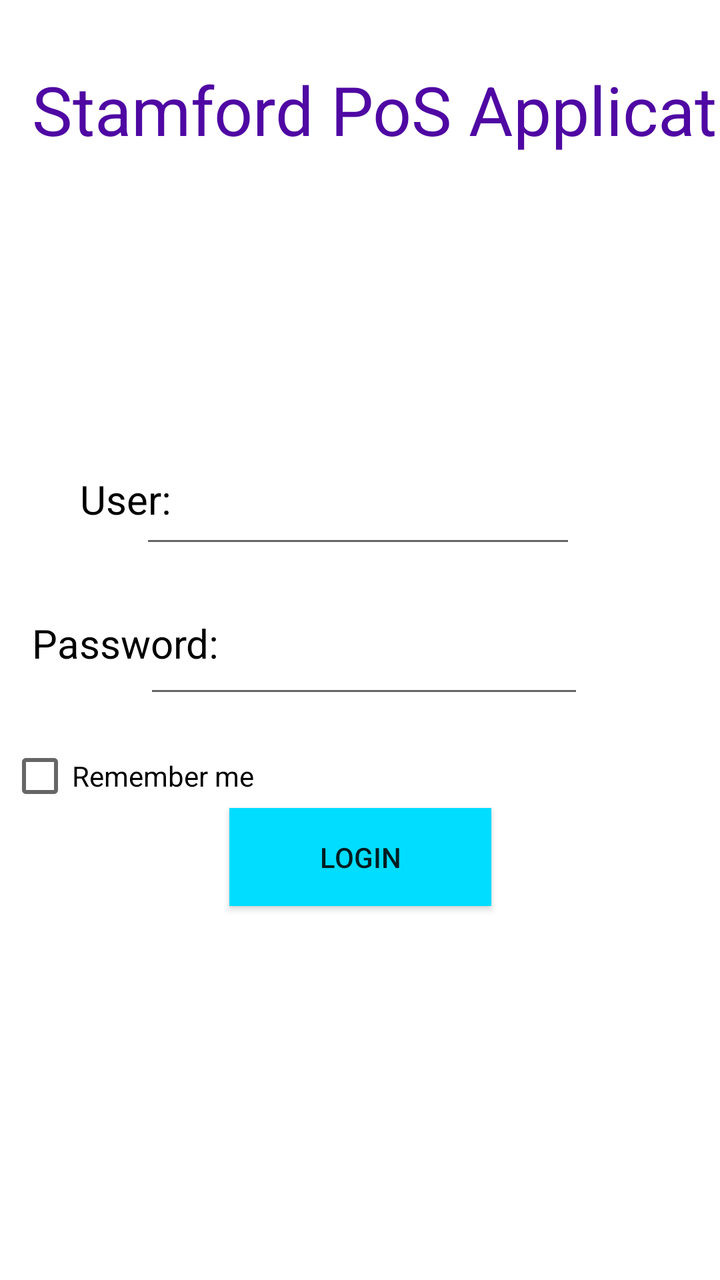
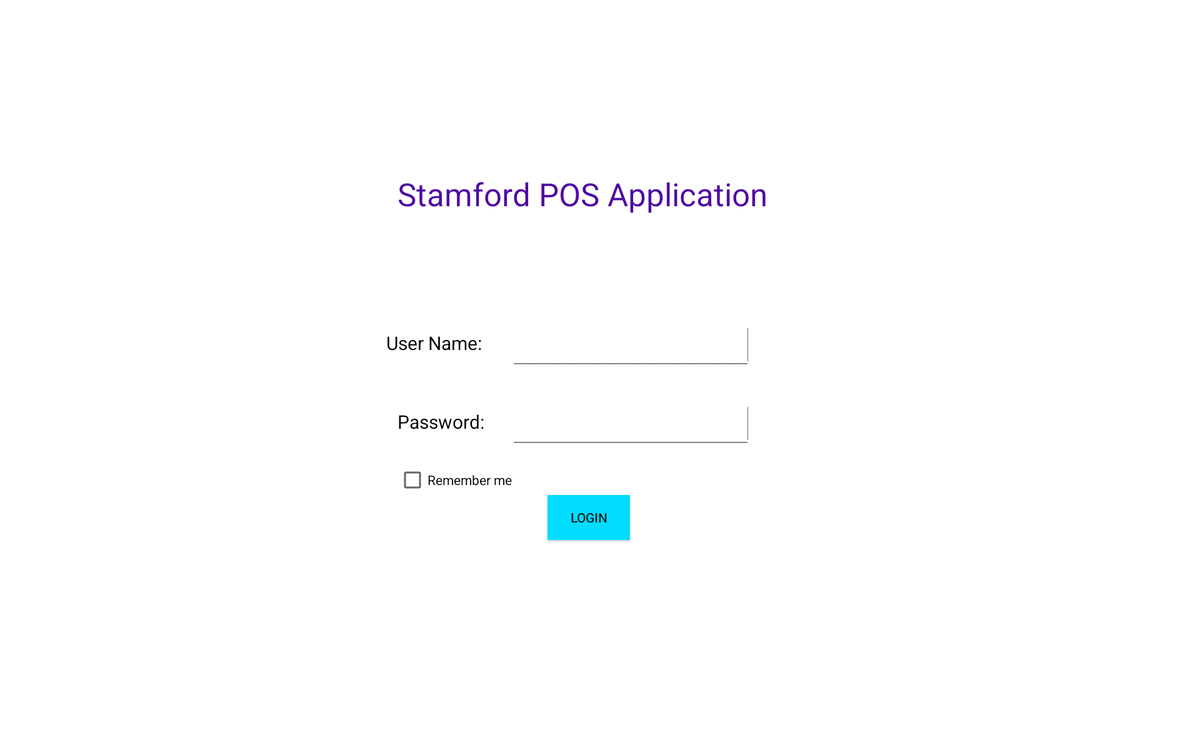

Compare how this app lays out the same screen by default and in its alternative resource folder. The renders come first, then the two layout files and the values they reference.
<!-- AndroidManifest.xml: application theme Theme.PoS22021 -->
<!-- res/layout/activity_login.xml -->
<?xml version="1.0" encoding="utf-8"?>
<androidx.constraintlayout.widget.ConstraintLayout xmlns:android="http://schemas.android.com/apk/res/android"
    xmlns:app="http://schemas.android.com/apk/res-auto"
    xmlns:tools="http://schemas.android.com/tools"
    android:layout_width="match_parent"
    android:layout_height="match_parent"
    tools:context=".MainActivity">

    <TextView
        android:id="@+id/LoginTextView"
        android:layout_width="426dp"
        android:layout_height="48dp"
        android:layout_marginStart="16dp"
        android:layout_marginTop="32dp"
        android:text="Stamford PoS Application"
        android:textColor="#4F08A3"
        android:textSize="34sp"
        app:layout_constraintStart_toStartOf="parent"
        app:layout_constraintTop_toTopOf="parent" />

    <Button
        android:id="@+id/loginBtn"
        android:layout_width="131dp"
        android:layout_height="49dp"
        android:layout_marginTop="404dp"
        android:background="@android:color/holo_blue_bright"
        android:onClick="onclick_login_btn"
        android:text="Login"
        app:layout_constraintEnd_toEndOf="parent"
        app:layout_constraintStart_toStartOf="parent"
        app:layout_constraintTop_toTopOf="parent" />

    <TextView
        android:id="@+id/UserTextView"
        android:layout_width="46dp"
        android:layout_height="32dp"
        android:layout_marginStart="40dp"
        android:layout_marginTop="236dp"
        android:text="User:"
        android:textColor="#000000"
        android:textSize="20sp"
        app:layout_constraintStart_toStartOf="parent"
        app:layout_constraintTop_toTopOf="parent" />

    <TextView
        android:id="@+id/PWTextView"
        android:layout_width="wrap_content"
        android:layout_height="wrap_content"
        android:layout_marginStart="16dp"
        android:layout_marginTop="308dp"
        android:text="Password:"
        android:textColor="#000000"
        android:textSize="20sp"
        app:layout_constraintStart_toStartOf="parent"
        app:layout_constraintTop_toTopOf="parent" />

    <EditText
        android:id="@+id/UserInputTextView"
        android:layout_width="218dp"
        android:layout_height="59dp"
        android:layout_marginTop="220dp"
        android:layout_marginEnd="72dp"
        android:ems="10"
        android:inputType="textPersonName"
        app:layout_constraintEnd_toEndOf="parent"
        app:layout_constraintTop_toTopOf="parent" />

    <EditText
        android:id="@+id/PwInputTextView"
        android:layout_width="220dp"
        android:layout_height="62dp"
        android:layout_marginTop="292dp"
        android:layout_marginEnd="68dp"
        android:ems="10"
        android:inputType="textPassword"
        app:layout_constraintEnd_toEndOf="parent"
        app:layout_constraintTop_toTopOf="parent" />

    <CheckBox
        android:id="@+id/remember_me_checkBox"
        android:layout_width="wrap_content"
        android:layout_height="wrap_content"
        android:layout_marginStart="4dp"
        android:layout_marginTop="364dp"
        android:text="@string/remember_me"
        app:layout_constraintStart_toStartOf="parent"
        app:layout_constraintTop_toTopOf="parent" />

</androidx.constraintlayout.widget.ConstraintLayout>
<!-- resources referenced by this layout -->
<resources>
  <string name="remember_me">Remember me</string>
  <style name="Theme.PoS22021" parent="Theme.MaterialComponents.DayNight.DarkActionBar">
          
          <item name="colorPrimary">@color/purple_500</item>
          <item name="colorPrimaryVariant">@color/purple_700</item>
          <item name="colorOnPrimary">@color/white</item>
          
          <item name="colorSecondary">@color/teal_200</item>
          <item name="colorSecondaryVariant">@color/teal_700</item>
          <item name="colorOnSecondary">@color/black</item>
          
          <item name="android:statusBarColor" tools:targetApi="l">?attr/colorPrimaryVariant</item>
          
      </style>
</resources>
<!-- res/layout-xlarge/activity_login.xml (the author's variant of the layout above) -->
<!-- drawn on a large tablet held sideways -->
<?xml version="1.0" encoding="utf-8"?>
<androidx.constraintlayout.widget.ConstraintLayout xmlns:android="http://schemas.android.com/apk/res/android"
    xmlns:app="http://schemas.android.com/apk/res-auto"
    xmlns:tools="http://schemas.android.com/tools"
    android:layout_width="match_parent"
    android:layout_height="match_parent"
    tools:context=".MainActivity">

    <TextView
        android:id="@+id/LoginTextView"
        android:layout_width="426dp"
        android:layout_height="48dp"
        android:layout_marginStart="424dp"
        android:layout_marginTop="184dp"
        android:text="@string/stamford_login_header"
        android:textColor="#4F08A3"
        android:textSize="34sp"
        app:layout_constraintStart_toStartOf="parent"
        app:layout_constraintTop_toTopOf="parent" />

    <Button
        android:id="@+id/loginBtn"
        android:layout_width="wrap_content"
        android:layout_height="wrap_content"
        android:layout_marginStart="584dp"
        android:layout_marginTop="528dp"
        android:background="@android:color/holo_blue_bright"
        android:onClick="onclick_login_btn"
        android:text="@string/login"
        app:layout_constraintStart_toStartOf="parent"
        app:layout_constraintTop_toTopOf="parent" />

    <TextView
        android:id="@+id/UserTextView"
        android:layout_width="113dp"
        android:layout_height="36dp"
        android:layout_marginStart="412dp"
        android:layout_marginTop="352dp"
        android:text="@string/user"
        android:textColor="#000000"
        android:textSize="20sp"
        app:layout_constraintStart_toStartOf="parent"
        app:layout_constraintTop_toTopOf="parent" />

    <TextView
        android:id="@+id/PWTextView"
        android:layout_width="wrap_content"
        android:layout_height="wrap_content"
        android:layout_marginStart="424dp"
        android:layout_marginTop="436dp"
        android:text="@string/password"
        android:textColor="#000000"
        android:textSize="20sp"
        app:layout_constraintStart_toStartOf="parent"
        app:layout_constraintTop_toTopOf="parent" />

    <EditText
        android:id="@+id/UserInputTextView"
        android:layout_width="258dp"
        android:layout_height="56dp"
        android:layout_marginStart="544dp"
        android:layout_marginTop="340dp"
        android:ems="10"
        android:inputType="textPersonName"
        app:layout_constraintStart_toStartOf="parent"
        app:layout_constraintTop_toTopOf="parent" />

    <EditText
        android:id="@+id/PwInputTextView"
        android:layout_width="258dp"
        android:layout_height="56dp"
        android:layout_marginStart="544dp"
        android:layout_marginTop="424dp"
        android:ems="10"
        android:inputType="textPassword"
        app:layout_constraintStart_toStartOf="parent"
        app:layout_constraintTop_toTopOf="parent" />

    <CheckBox
        android:id="@+id/remember_me_checkBox"
        android:layout_width="wrap_content"
        android:layout_height="wrap_content"
        android:layout_marginStart="424dp"
        android:layout_marginTop="488dp"
        android:text="@string/remember_me"
        app:layout_constraintStart_toStartOf="parent"
        app:layout_constraintTop_toTopOf="parent" />

</androidx.constraintlayout.widget.ConstraintLayout>
<!-- resources referenced by the variant -->
<!-- as a large tablet held sideways resolves them -->
<resources>
  <string name="login">Login</string>
  <string name="password">Password:</string>
  <string name="remember_me">Remember me</string>
  <string name="stamford_login_header">Stamford POS Application</string>
  <string name="user">User Name:</string>
  <style name="Theme.PoS22021" parent="Theme.MaterialComponents.DayNight.DarkActionBar">
          
          <item name="colorPrimary">@color/purple_500</item>
          <item name="colorPrimaryVariant">@color/purple_700</item>
          <item name="colorOnPrimary">@color/white</item>
          
          <item name="colorSecondary">@color/teal_200</item>
          <item name="colorSecondaryVariant">@color/teal_700</item>
          <item name="colorOnSecondary">@color/black</item>
          
          <item name="android:statusBarColor" tools:targetApi="l">?attr/colorPrimaryVariant</item>
          
      </style>
</resources>
